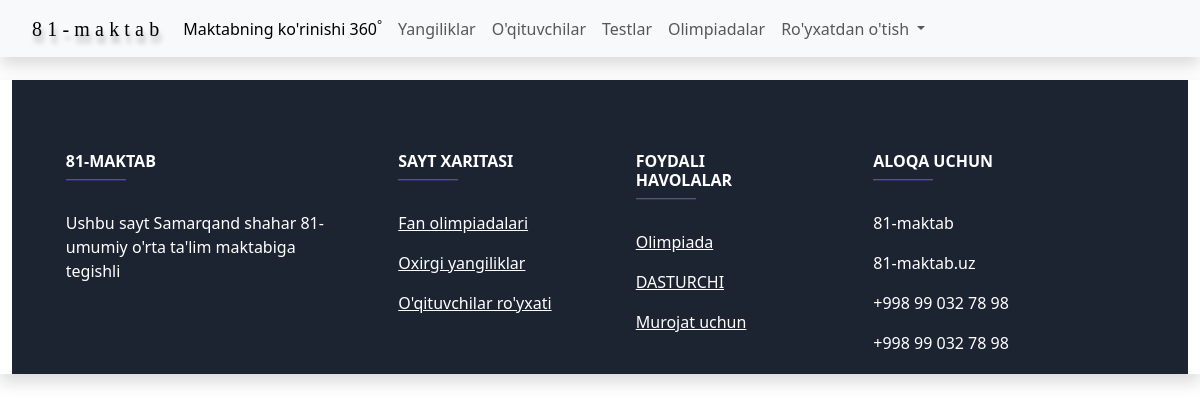
The page /info/ on the database as committed earlier.
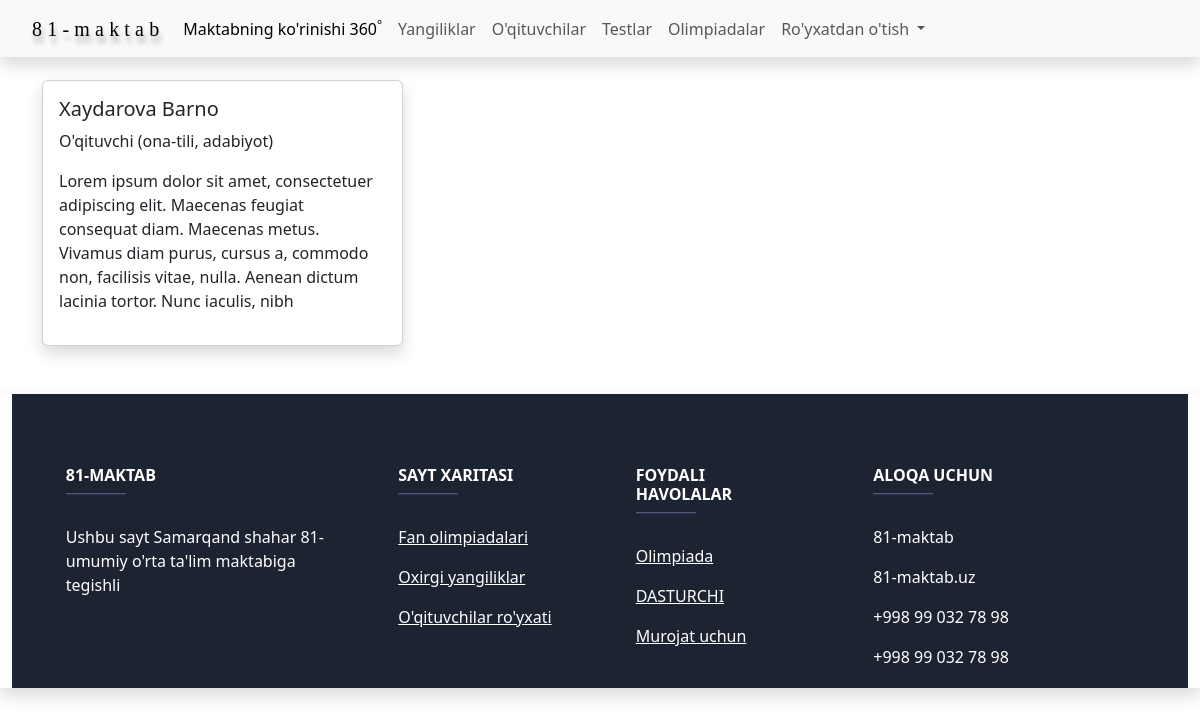
The same page on the database as committed later.
### ustozlar/models.py (models this page shows, shortened)
class TeacherData(models.Model):
    teacherfio = models.CharField(max_length=100, verbose_name="O'qituvchi ism, familyasi")
    kasbi = models.CharField(max_length=100, verbose_name="Qaysi fan yoki qanday ish bajarishi", help_text="masalan: direktor yoki O'qituchi (matematika)")
    teacher_info = RichTextField(verbose_name="Qo'shimcha ma'lumotlar")
    class Meta:
        verbose_name = "Yangi ustoz qo'shish"
        verbose_name_plural = "Ustozlar"

### ustozlar/views.py (the view)
# urls.py: path('',TeacherInfo.as_view(), name='teacher_info'),
class TeacherInfo(ListView):
    model = TeacherData
    template_name = 'teacher_info.html'

### templates/teacher_info.html (shortened to what this page needs)
{% extends 'base.html' %}
{% block content %}
<div class="container mt-5">
    <div class="row row-cols-1 row-cols-sm-2 row-cols-md-3 g-3">
      {% for teacher_info in object_list %}
        <div class="col mt-5">
          <div class="card shadow">
            <div class="card-body">
              <h5 class="card-title">{{ teacher_info.teacherfio }}</h5>
              <p class="card-text">{{ teacher_info.kasbi }}</p>
              <p class="card-text">{{ teacher_info.teacher_info|safe }}</p>
            </div>
          </div>
        </div>
      {% endfor %}
    </div>
</div>
{% endblock content %}

Rows that differ between the two databases and show on the page:
added TeacherData: teacherfio "Xaydarova Barno", kasbi "O'qituvchi (ona-tili, adabiyot)", teacher_info "Lorem ipsum dolor sit amet, consectetuer adipiscing elit. Maecenas feugiat consequat diam. Maecenas metus. Vivamus diam purus, cursus a, commodo non, facilisis vitae, nulla. Aenean dictum lacinia tortor. Nunc iaculis, nibh"
